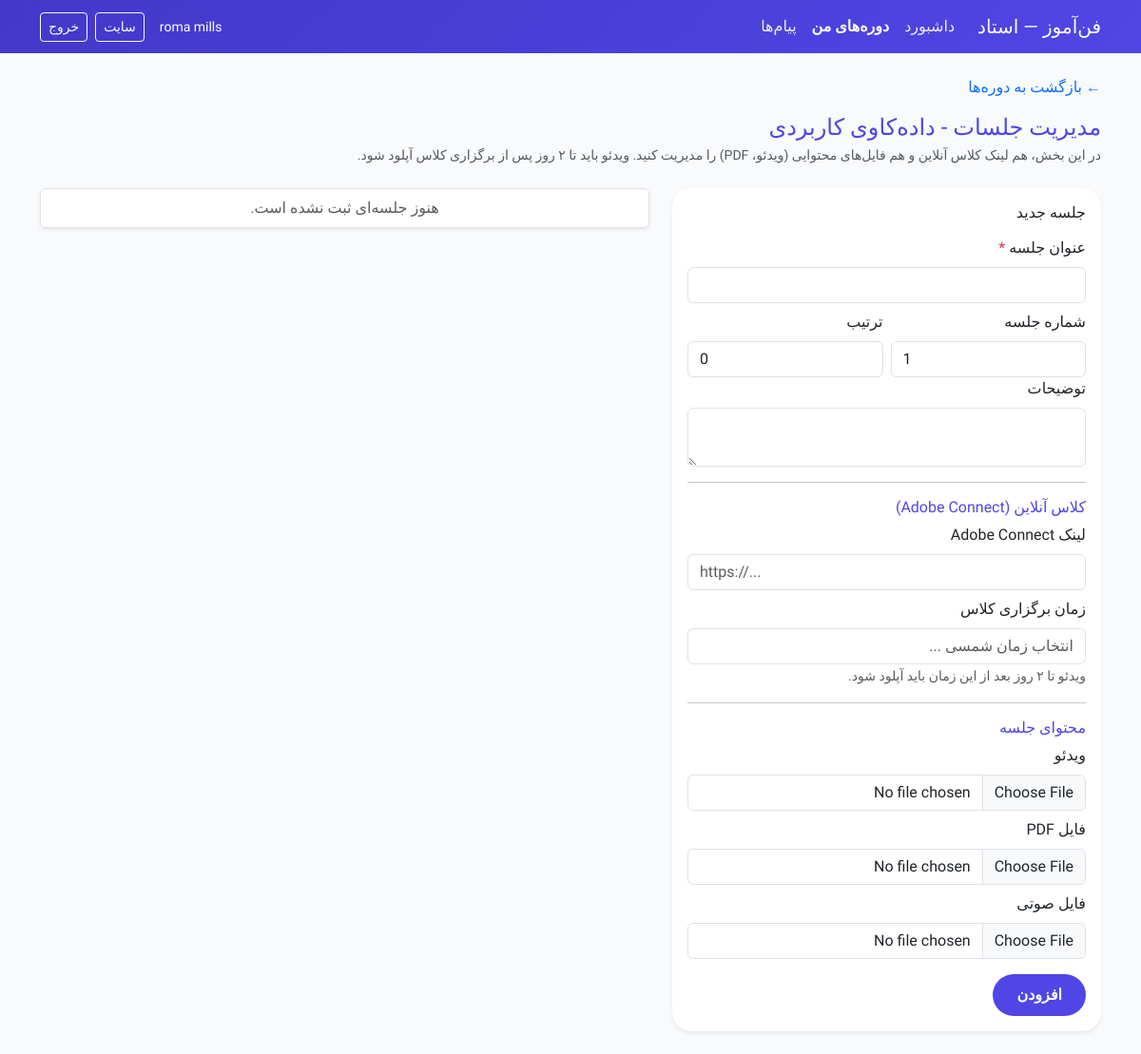
Before: /teacher/sessions.php?course_id=30 (signed in) with the older database file.
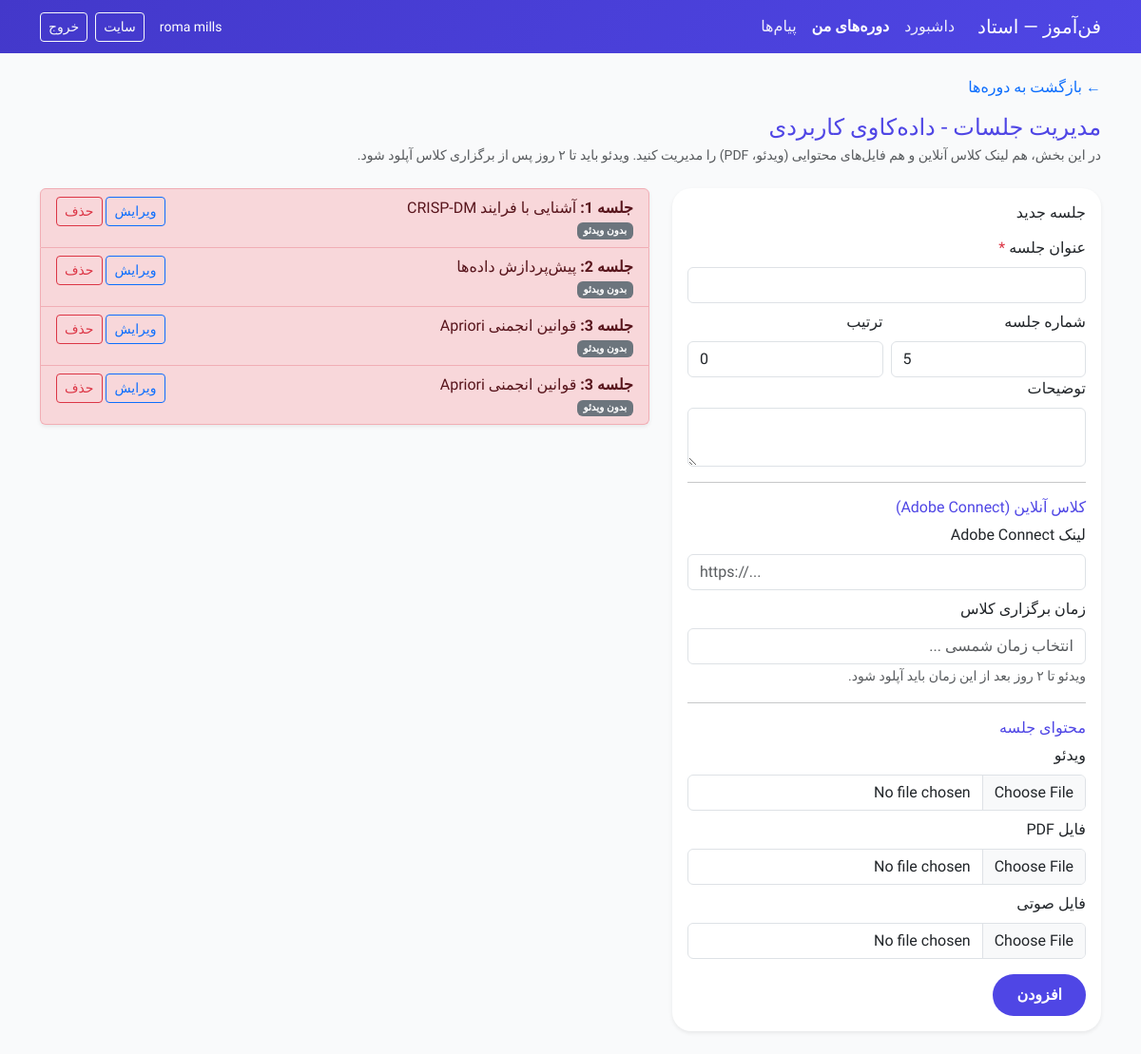
After: the same page with the newer database file.
### tables this page shows
CREATE TABLE `course_sessions` (
  `id` int(10) UNSIGNED NOT NULL,
  `course_id` int(10) UNSIGNED NOT NULL,
  `title` varchar(255) NOT NULL,
  `session_number` int(10) UNSIGNED NOT NULL DEFAULT 1,
  `description` text DEFAULT NULL,
  `video_path` varchar(255) DEFAULT NULL,
  `audio_path` varchar(255) DEFAULT NULL,
  `pdf_path` varchar(255) DEFAULT NULL,
  `sort_order` int(11) NOT NULL DEFAULT 0,
  `adobe_connect_url` varchar(500) DEFAULT NULL,
  `scheduled_at` datetime DEFAULT NULL,
  `created_at` timestamp NOT NULL DEFAULT current_timestamp(),
  `updated_at` timestamp NOT NULL DEFAULT current_timestamp() ON UPDATE current_timestamp()
);

### includes/db.php (called while the page is built, shortened)
<?php
function db(): PDO
{
    static $pdo = null;
    if ($pdo instanceof PDO) {
        return $pdo;
    }
    global $configDb;
    $dsn = sprintf(
        'mysql:host=%s;port=%d;dbname=%s;charset=%s',
        $configDb['host'],
        $configDb['port'],
        $configDb['dbname'],
        $configDb['charset']
    );
    $pdo = new PDO($dsn, $configDb['username'], $configDb['password'], [
        PDO::ATTR_ERRMODE => PDO::ERRMODE_EXCEPTION,
        PDO::ATTR_DEFAULT_FETCH_MODE => PDO::FETCH_ASSOC,
        PDO::ATTR_EMULATE_PREPARES => false,
    ]);
    return $pdo;
}

### includes/helpers.php (called while the page is built, shortened)
<?php
function e($value): string
{
    if (is_float($value) || is_int($value)) return (string) $value;
    return htmlspecialchars((string) $value, ENT_QUOTES | ENT_SUBSTITUTE, 'UTF-8');
}
function old(string $key, $default = ''): string
{
    return e($_POST[$key] ?? $default);
}

### includes/course.php (called while the page is built, shortened)
<?php
function course_sessions_list(int $courseId): array
{
    $stmt = db()->prepare('SELECT * FROM course_sessions WHERE course_id = ? ORDER BY sort_order, session_number, id');
    $stmt->execute([$courseId]);
    return $stmt->fetchAll();
}

### teacher/sessions.php (the view, shortened to what the changed rows need)
<?php
$courseId = (int) ($_GET['course_id'] ?? 0);
$teacherId = (int) auth_id();
$courseStmt = db()->prepare('SELECT * FROM courses WHERE id = ? AND teacher_id = ?');
$courseStmt->execute([$courseId, $teacherId]);
$course = $courseStmt->fetch();
$edit = null;
$sessions = course_sessions_list($courseId);
require dirname(__DIR__) . '/includes/layout/teacher_header.php';
?>
<h1 class="h4 text-primary mb-1">مدیریت جلسات - <?= e($course['title']) ?></h1>
<div class="row g-4">
    <div class="col-lg-5">
        <div class="card border-0 shadow-sm">
            <div class="card-body">
                <h2 class="h6 mb-3"><?= $edit ? 'ویرایش جلسه' : 'جلسه جدید' ?></h2>
                <form method="post" enctype="multipart/form-data" novalidate>
                    <div class="row g-2">
                        <div class="col-6">
                            <label class="form-label">شماره جلسه</label>
                            <input type="number" name="session_number" class="form-control" min="1" value="<?= old('session_number', $edit['session_number'] ?? count($sessions) + 1) ?>">
                        </div>
                    </div>
                </form>
            </div>
        </div>
    </div>
    <div class="col-lg-7">
        <div class="list-group shadow-sm">
            <?php foreach ($sessions as $s): ?>
                <?php
                    $hasLive = !empty($s['adobe_connect_url']) && !empty($s['scheduled_at']);
                    $isExpired = $s['is_upload_expired'] ?? false;
                    $videoUploaded = !empty($s['video_path']);
                ?>
                <div class="list-group-item <?= $isExpired && !$videoUploaded ? 'list-group-item-danger' : '' ?>">
                    <div class="d-flex justify-content-between align-items-start">
                        <div style="flex:1">
                            <strong>جلسه <?= (int) $s['session_number'] ?>:</strong> <?= e($s['title']) ?>
                            <div class="small">
                                <?php if ($s['video_path']): ?><span class="badge bg-success">ویدئو ✓</span>
                                <?php elseif ($isExpired && $hasLive): ?><span class="badge bg-danger">مهلت گذشته!</span>
                                <?php elseif ($hasLive): ?><span class="badge bg-warning text-dark">منتظر ویدئو</span>
                                <?php else: ?><span class="badge bg-secondary">بدون ویدئو</span><?php endif; ?>
                            </div>
                        </div>
                        <div class="text-nowrap ms-2">
                            <a href="?course_id=<?= $courseId ?>&edit=<?= (int) $s['id'] ?>" class="btn btn-sm btn-outline-primary">ویرایش</a>
                            <form method="post" class="d-inline" onsubmit="return confirm('حذف جلسه؟')">
                                <button class="btn btn-sm btn-outline-danger">حذف</button>
                            </form>
                        </div>
                    </div>
                </div>
            <?php endforeach; ?>
            <?php if (!$sessions): ?>
                <div class="list-group-item text-muted text-center">هنوز جلسه‌ای ثبت نشده است.</div>
            <?php endif; ?>
        </div>
    </div>
</div>
<?php require dirname(__DIR__) . '/includes/layout/teacher_footer.php'; ?>

Changed rows visible on the page:
added course_sessions: session_number "1", title "آشنایی با فرایند CRISP-DM", shows "بدون ویدئو"
added course_sessions: session_number "2", title "پیش‌پردازش داده‌ها", shows "بدون ویدئو"
added course_sessions: session_number "3", title "قوانین انجمنی Apriori", shows "بدون ویدئو"
Other visible differences:
form field session_number: "1" → "5"
text no longer shown: "هنوز جلسه‌ای ثبت نشده است."
